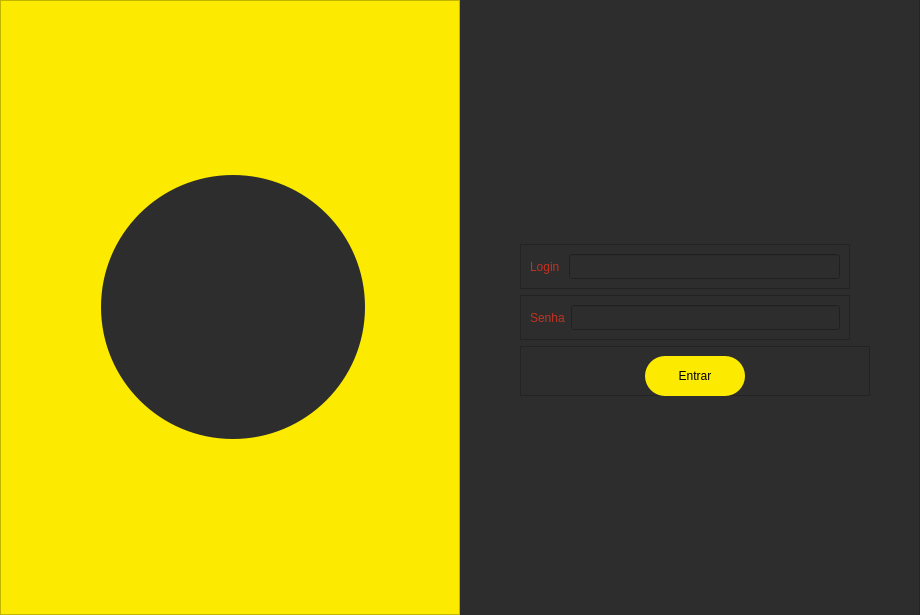
<?xml version="1.0" encoding="UTF-8"?>
<ui version="4.0">
 <class>MainWindow</class>
 <widget class="QMainWindow" name="MainWindow">
  <property name="geometry">
   <rect>
    <x>0</x>
    <y>0</y>
    <width>920</width>
    <height>615</height>
   </rect>
  </property>
  <property name="minimumSize">
   <size>
    <width>920</width>
    <height>615</height>
   </size>
  </property>
  <property name="maximumSize">
   <size>
    <width>920</width>
    <height>615</height>
   </size>
  </property>
  <property name="windowTitle">
   <string>MainWindow</string>
  </property>
  <property name="inputMethodHints">
   <set>Qt::ImhNone</set>
  </property>
  <widget class="QWidget" name="centralwidget">
   <layout class="QHBoxLayout" name="horizontalLayout">
    <property name="spacing">
     <number>0</number>
    </property>
    <property name="leftMargin">
     <number>0</number>
    </property>
    <property name="topMargin">
     <number>0</number>
    </property>
    <property name="rightMargin">
     <number>0</number>
    </property>
    <property name="bottomMargin">
     <number>0</number>
    </property>
    <item>
     <widget class="QFrame" name="frame_2">
      <property name="minimumSize">
       <size>
        <width>460</width>
        <height>615</height>
       </size>
      </property>
      <property name="maximumSize">
       <size>
        <width>460</width>
        <height>615</height>
       </size>
      </property>
      <property name="layoutDirection">
       <enum>Qt::LeftToRight</enum>
      </property>
      <property name="styleSheet">
       <string notr="true">background-color: rgb(252, 235, 0);</string>
      </property>
      <property name="frameShape">
       <enum>QFrame::StyledPanel</enum>
      </property>
      <property name="frameShadow">
       <enum>QFrame::Raised</enum>
      </property>
      <layout class="QVBoxLayout" name="verticalLayout">
       <property name="spacing">
        <number>0</number>
       </property>
       <property name="leftMargin">
        <number>100</number>
       </property>
       <property name="topMargin">
        <number>0</number>
       </property>
       <property name="rightMargin">
        <number>0</number>
       </property>
       <property name="bottomMargin">
        <number>0</number>
       </property>
       <item>
        <widget class="QFrame" name="frame_3">
         <property name="minimumSize">
          <size>
           <width>264</width>
           <height>264</height>
          </size>
         </property>
         <property name="maximumSize">
          <size>
           <width>264</width>
           <height>264</height>
          </size>
         </property>
         <property name="styleSheet">
          <string notr="true">background-color: rgb(45, 45, 45);
border-radius:132px;</string>
         </property>
         <property name="frameShape">
          <enum>QFrame::StyledPanel</enum>
         </property>
         <property name="frameShadow">
          <enum>QFrame::Raised</enum>
         </property>
         <layout class="QHBoxLayout" name="horizontalLayout_3">
          <item>
           <widget class="QLabel" name="labelLogo">
            <property name="styleSheet">
             <string notr="true">color:#c03221;
font:46px &quot;Arial Rounded MT Bold&quot;;
background-color: none;
</string>
            </property>
            <property name="text">
             <string/>
            </property>
            <property name="textFormat">
             <enum>Qt::AutoText</enum>
            </property>
            <property name="scaledContents">
             <bool>false</bool>
            </property>
            <property name="alignment">
             <set>Qt::AlignCenter</set>
            </property>
            <property name="wordWrap">
             <bool>true</bool>
            </property>
           </widget>
          </item>
         </layout>
        </widget>
       </item>
      </layout>
     </widget>
    </item>
    <item>
     <widget class="QFrame" name="frame">
      <property name="minimumSize">
       <size>
        <width>460</width>
        <height>615</height>
       </size>
      </property>
      <property name="maximumSize">
       <size>
        <width>460</width>
        <height>615</height>
       </size>
      </property>
      <property name="layoutDirection">
       <enum>Qt::LeftToRight</enum>
      </property>
      <property name="styleSheet">
       <string notr="true">background-color: rgb(45, 45, 45);</string>
      </property>
      <property name="frameShape">
       <enum>QFrame::StyledPanel</enum>
      </property>
      <property name="frameShadow">
       <enum>QFrame::Raised</enum>
      </property>
      <widget class="QPushButton" name="btnAdd">
       <property name="geometry">
        <rect>
         <x>101</x>
         <y>40</y>
         <width>278</width>
         <height>104</height>
        </rect>
       </property>
       <property name="minimumSize">
        <size>
         <width>278</width>
         <height>104</height>
        </size>
       </property>
       <property name="maximumSize">
        <size>
         <width>278</width>
         <height>104</height>
        </size>
       </property>
       <property name="cursor">
        <cursorShape>PointingHandCursor</cursorShape>
       </property>
       <property name="mouseTracking">
        <bool>false</bool>
       </property>
       <property name="styleSheet">
        <string notr="true">
QPushButton{
color:#C03221;
background-color: rgb(252, 235, 0);
border-radius: 20px;
border:none;
font: 27px &quot;Arial Rounded MT Bold&quot;;

}
	

QPushButton:hover{
	background-color: rgb(232, 213, 0);
}</string>
       </property>
       <property name="text">
        <string>Adicionar
 Produtos</string>
       </property>
       <property name="icon">
        <iconset>
         <normaloff>warehouse (1).png</normaloff>warehouse (1).png</iconset>
       </property>
       <property name="iconSize">
        <size>
         <width>74</width>
         <height>74</height>
        </size>
       </property>
      </widget>
      <widget class="QPushButton" name="btnVenda">
       <property name="geometry">
        <rect>
         <x>101</x>
         <y>183</y>
         <width>278</width>
         <height>104</height>
        </rect>
       </property>
       <property name="minimumSize">
        <size>
         <width>278</width>
         <height>104</height>
        </size>
       </property>
       <property name="maximumSize">
        <size>
         <width>278</width>
         <height>104</height>
        </size>
       </property>
       <property name="cursor">
        <cursorShape>PointingHandCursor</cursorShape>
       </property>
       <property name="styleSheet">
        <string notr="true">
QPushButton{
color:#C03221;
background-color: rgb(252, 235, 0);
border-radius: 20px;
border:none;
font: 27px &quot;Arial Rounded MT Bold&quot;;

}
	

QPushButton:hover{
	background-color: rgb(232, 213, 0);
}</string>
       </property>
       <property name="text">
        <string>   Vendas
 e Estoque</string>
       </property>
       <property name="icon">
        <iconset>
         <normaloff>warehouse (2).png</normaloff>warehouse (2).png</iconset>
       </property>
       <property name="iconSize">
        <size>
         <width>74</width>
         <height>74</height>
        </size>
       </property>
      </widget>
      <widget class="QPushButton" name="btnCaixa">
       <property name="geometry">
        <rect>
         <x>101</x>
         <y>326</y>
         <width>278</width>
         <height>104</height>
        </rect>
       </property>
       <property name="minimumSize">
        <size>
         <width>278</width>
         <height>104</height>
        </size>
       </property>
       <property name="maximumSize">
        <size>
         <width>278</width>
         <height>104</height>
        </size>
       </property>
       <property name="cursor">
        <cursorShape>PointingHandCursor</cursorShape>
       </property>
       <property name="styleSheet">
        <string notr="true">
QPushButton{
color:#C03221;
background-color: rgb(252, 235, 0);
border-radius: 20px;
border:none;
font: 27px &quot;Arial Rounded MT Bold&quot;;

}
	

QPushButton:hover{
	background-color: rgb(232, 213, 0);
}</string>
       </property>
       <property name="text">
        <string>      Fechar
       Caixa</string>
       </property>
       <property name="icon">
        <iconset>
         <normaloff>warehouse (3).png</normaloff>warehouse (3).png</iconset>
       </property>
       <property name="iconSize">
        <size>
         <width>74</width>
         <height>68</height>
        </size>
       </property>
      </widget>
      <widget class="QPushButton" name="btnConfig">
       <property name="geometry">
        <rect>
         <x>101</x>
         <y>469</y>
         <width>278</width>
         <height>104</height>
        </rect>
       </property>
       <property name="minimumSize">
        <size>
         <width>278</width>
         <height>104</height>
        </size>
       </property>
       <property name="maximumSize">
        <size>
         <width>278</width>
         <height>104</height>
        </size>
       </property>
       <property name="cursor">
        <cursorShape>PointingHandCursor</cursorShape>
       </property>
       <property name="styleSheet">
        <string notr="true">QPushButton{
color:#C03221;
background-color: rgb(252, 235, 0);
border-radius: 20px;
border:none;
font: 20px &quot;Arial Rounded MT Bold&quot;;

}
	

QPushButton:hover{
	background-color: rgb(232, 213, 0);
}</string>
       </property>
       <property name="text">
        <string>   Configurações</string>
       </property>
       <property name="icon">
        <iconset>
         <normaloff>user.png</normaloff>user.png</iconset>
       </property>
       <property name="iconSize">
        <size>
         <width>69</width>
         <height>56</height>
        </size>
       </property>
      </widget>
      <widget class="QFrame" name="frameLogin">
       <property name="geometry">
        <rect>
         <x>-1</x>
         <y>-1</y>
         <width>461</width>
         <height>621</height>
        </rect>
       </property>
       <property name="sizePolicy">
        <sizepolicy hsizetype="Preferred" vsizetype="Preferred">
         <horstretch>0</horstretch>
         <verstretch>0</verstretch>
        </sizepolicy>
       </property>
       <property name="minimumSize">
        <size>
         <width>461</width>
         <height>621</height>
        </size>
       </property>
       <property name="frameShape">
        <enum>QFrame::StyledPanel</enum>
       </property>
       <property name="frameShadow">
        <enum>QFrame::Raised</enum>
       </property>
       <layout class="QVBoxLayout" name="verticalLayout_2">
        <property name="spacing">
         <number>6</number>
        </property>
        <property name="leftMargin">
         <number>60</number>
        </property>
        <property name="rightMargin">
         <number>9</number>
        </property>
        <item>
         <spacer name="verticalSpacer_2">
          <property name="orientation">
           <enum>Qt::Vertical</enum>
          </property>
          <property name="sizeHint" stdset="0">
           <size>
            <width>20</width>
            <height>40</height>
           </size>
          </property>
         </spacer>
        </item>
        <item>
         <widget class="QLabel" name="labelError">
          <property name="styleSheet">
           <string notr="true">color:#c03221;
font:24px &quot;Arial Rounded MT Bold&quot;;
background-color: none;
</string>
          </property>
          <property name="text">
           <string/>
          </property>
          <property name="alignment">
           <set>Qt::AlignCenter</set>
          </property>
         </widget>
        </item>
        <item>
         <widget class="QFrame" name="frame_4">
          <property name="maximumSize">
           <size>
            <width>330</width>
            <height>50</height>
           </size>
          </property>
          <property name="layoutDirection">
           <enum>Qt::LeftToRight</enum>
          </property>
          <property name="frameShape">
           <enum>QFrame::StyledPanel</enum>
          </property>
          <property name="frameShadow">
           <enum>QFrame::Raised</enum>
          </property>
          <layout class="QHBoxLayout" name="horizontalLayout_2">
           <item>
            <widget class="QLabel" name="label_2">
             <property name="styleSheet">
              <string notr="true">color:#c03221;
font:20px &quot;Arial Rounded MT Bold&quot;;
background-color: none;
</string>
             </property>
             <property name="text">
              <string>Login </string>
             </property>
            </widget>
           </item>
           <item>
            <widget class="QLineEdit" name="lineEditUser">
             <property name="minimumSize">
              <size>
               <width>0</width>
               <height>25</height>
              </size>
             </property>
             <property name="styleSheet">
              <string notr="true">QLineEdit{
	color:white;
	border:2px solid white;
	border-radius:10px;
	font-size:16px;
	Behavior on rotation{
		RotationAnimation{duration: 7000}
	}
}

QLineEdit:focus{
	border-color: #4f772d
}</string>
             </property>
             <property name="echoMode">
              <enum>QLineEdit::Normal</enum>
             </property>
            </widget>
           </item>
          </layout>
         </widget>
        </item>
        <item>
         <widget class="QFrame" name="frame_5">
          <property name="maximumSize">
           <size>
            <width>330</width>
            <height>50</height>
           </size>
          </property>
          <property name="frameShape">
           <enum>QFrame::StyledPanel</enum>
          </property>
          <property name="frameShadow">
           <enum>QFrame::Raised</enum>
          </property>
          <layout class="QHBoxLayout" name="horizontalLayout_4">
           <item>
            <widget class="QLabel" name="label_3">
             <property name="styleSheet">
              <string notr="true">color:#c03221;
font:20px &quot;Arial Rounded MT Bold&quot;;
background-color: none;
</string>
             </property>
             <property name="text">
              <string>Senha</string>
             </property>
            </widget>
           </item>
           <item>
            <widget class="QLineEdit" name="lineEditPasswd">
             <property name="minimumSize">
              <size>
               <width>0</width>
               <height>25</height>
              </size>
             </property>
             <property name="styleSheet">
              <string notr="true">QLineEdit{
	color:white;
	border:2px solid white;
	border-radius:10px;
	font-size:16px;
	Behavior on rotation{
		RotationAnimation{duration: 7000}
	}
}

QLineEdit:focus{
	border-color: #4f772d
}</string>
             </property>
             <property name="echoMode">
              <enum>QLineEdit::Password</enum>
             </property>
            </widget>
           </item>
          </layout>
         </widget>
        </item>
        <item>
         <widget class="QFrame" name="frame_6">
          <property name="maximumSize">
           <size>
            <width>350</width>
            <height>50</height>
           </size>
          </property>
          <property name="frameShape">
           <enum>QFrame::StyledPanel</enum>
          </property>
          <property name="frameShadow">
           <enum>QFrame::Raised</enum>
          </property>
          <layout class="QHBoxLayout" name="horizontalLayout_5">
           <item>
            <widget class="QPushButton" name="btnEntrar">
             <property name="minimumSize">
              <size>
               <width>0</width>
               <height>40</height>
              </size>
             </property>
             <property name="maximumSize">
              <size>
               <width>100</width>
               <height>16777215</height>
              </size>
             </property>
             <property name="cursor">
              <cursorShape>PointingHandCursor</cursorShape>
             </property>
             <property name="styleSheet">
              <string notr="true">
QPushButton{
	border:none;
	background-color: rgb(252, 235, 0);
	border-radius:20px;
	font:16px &quot;Arial Rounded MT Bold&quot;;
}

QPushButton:hover{
	
	background-color: rgb(255, 217, 0);
}
</string>
             </property>
             <property name="text">
              <string>Entrar</string>
             </property>
            </widget>
           </item>
          </layout>
         </widget>
        </item>
        <item>
         <spacer name="verticalSpacer">
          <property name="orientation">
           <enum>Qt::Vertical</enum>
          </property>
          <property name="sizeHint" stdset="0">
           <size>
            <width>20</width>
            <height>40</height>
           </size>
          </property>
         </spacer>
        </item>
       </layout>
      </widget>
     </widget>
    </item>
   </layout>
   <zorder>frame</zorder>
   <zorder>frame_2</zorder>
  </widget>
 </widget>
 <resources/>
 <connections/>
</ui>
